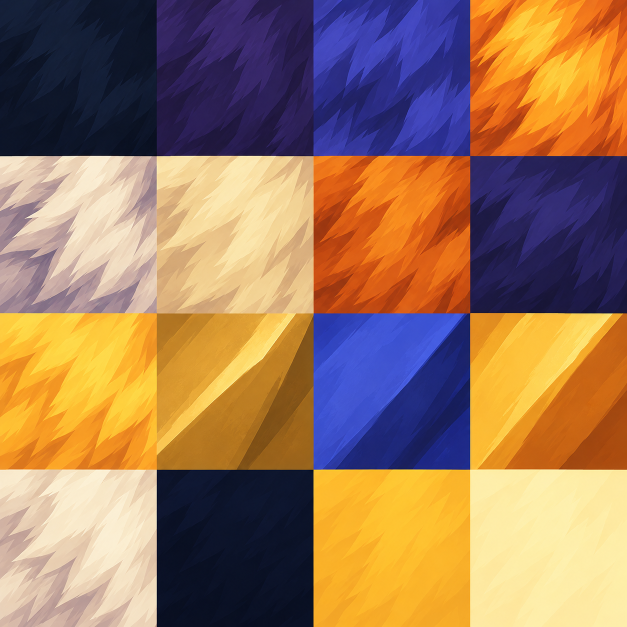
#> input picture assets/source/elemental-spirits/models/SilverManeBeast/SilverManeAtlas_painted.png, 1254 x 1254 px (shown at 1/2 size)
$ python build_silvermane.py
#> lines starting #> are read from the running program, lines starting #| are printed output that depends on the picture
### assets/source/elemental-spirits/models/EmberBird/primitives.py
"""Original wood-element companion. Reuses the established mesh/rig schema."""
import math,json,pathlib,struct
import numpy as np
from PIL import Image,ImageDraw,ImageFilter
ROOT=pathlib.Path(__file__).resolve().parent;OUT=ROOT/'original';OUT.mkdir(exist_ok=True)
PAL=['183428','344835','547b42','789e50','a7be65','ded092','846143','5f472e','b19c69','e9b985','4c7d3c','73a347','bace73','17291f','ecc264','f9efd0']
colors=[tuple(bytes.fromhex(x)) for x in PAL];parts=[]
def mesh(name,v,f,col,bone,smooth=False,facecols=None):parts.append(dict(name=name,verts=v,faces=f,color=col,bone=bone,smooth=smooth,facecols=facecols))
def ellipsoid(name,c,r,col,bone,n=10,k=5):
 v=[(c[0],c[1],c[2]-r[2])]
 for j in range(1,k):
  p=-math.pi/2+j*math.pi/k
  for i in range(n):
   a=2*math.pi*i/n;v.append((c[0]+r[0]*math.cos(p)*math.cos(a),c[1]+r[1]*math.cos(p)*math.sin(a),c[2]+r[2]*math.sin(p)))
 v.append((c[0],c[1],c[2]+r[2]));f=[]
 for i in range(n):f.append((0,1+(i+1)%n,1+i))
 for j in range(k-2):
  for i in range(n):a=1+j*n+i;b=1+j*n+(i+1)%n;f.extend([(a,b,b+n),(a,b+n,a+n)])
 for i in range(n):f.append((len(v)-1,1+(k-2)*n+i,1+(k-2)*n+(i+1)%n))
 mesh(name,v,f,col,bone,True)
def tube(name,cs,rs,col,bone,n=7):
 v=[]
 for j,(c,r) in enumerate(zip(cs,rs)):
  t=np.array(cs[min(j+1,len(cs)-1)])-np.array(cs[max(j-1,0)]);t=t/np.linalg.norm(t);axis=np.array([0.,1.,0.])
  if abs(np.dot(axis,t))>.9:axis=np.array([1.,0.,0.])
  a=np.cross(t,axis);a/=np.linalg.norm(a);b=np.cross(t,a)
  for i in range(n):u=2*math.pi*i/n;v.append((np.array(c)+r*(a*math.cos(u)+b*math.sin(u))).tolist())
 f=[]
 for j in range(len(cs)-1):
  for i in range(n):a=j*n+i;b=j*n+(i+1)%n;f.extend([(a,b,b+n),(a,b+n,a+n)])
 for i in range(1,n-1):f.extend([(0,i+1,i),((len(cs)-1)*n,(len(cs)-1)*n+i,(len(cs)-1)*n+i+1)])
 mesh(name,v,f,col,bone,True)
def leaf(name,start,end,width,col,bone,bend=0,normal_hint=(1.,0.,0.)):
 # Closed 3D lanceolate leaf, a pronounced center ridge and tapered tips, not a billboard.
 a=np.array(start,float);b=np.array(end,float);d=b-a;tangent=d/np.linalg.norm(d)
 normal=np.array(normal_hint);side=np.cross(tangent,normal);side/=np.linalg.norm(side)
 normal=np.cross(side,tangent);normal/=np.linalg.norm(normal)
 v=[];N=7
 for back in [False,True]:
  for j in range(N):
   t=j/(N-1);center=a+d*t+normal*bend*math.sin(math.pi*t)
   w=max(.20,width*math.sin(math.pi*t)**.8)
   for u in [-1,0,1]:
    ridge=(1-abs(u))*2.0*math.sin(math.pi*t);offset=(-.7 if back else .7)+(0 if back else ridge)
    v.append((center+side*w*u+normal*offset).tolist())
 f=[];fc=[]
 for back in [False,True]:
  off=21 if back else 0
  for j in range(N-1):
   for k in range(2):
    aa=off+j*3+k;bb=aa+1;cc=aa+3;dd=bb+3
    f.extend([(aa,cc,dd),(aa,dd,bb)] if back else [(aa,bb,dd),(aa,dd,cc)]);fc.extend([col,col])
 perimeter=[j*3 for j in range(N)]+[(N-1)*3+1,(N-1)*3+2]+[j*3+2 for j in range(N-2,-1,-1)]+[1]
 for i,aa in enumerate(perimeter):bb=perimeter[(i+1)%len(perimeter)];f.extend([(aa,bb+21,aa+21),(aa,bb,bb+21)]);fc.extend([10,10])
 mesh(name,v,f,col,bone,False,fc)
 parts[-1]['uvs']=[[(u+1)/2,j/(N-1)] for back in [False,True] for j in range(N) for u in [-1,0,1]]

### assets/source/elemental-spirits/models/SilverManeBeast/build_silvermane.py
"""Original long-bodied metal-element beast. Existing MDX schema and primitives."""
from primitives import parts,mesh,ellipsoid,tube,leaf
import math,json,pathlib,struct
import numpy as np
from PIL import Image,ImageDraw,ImageFilter
ROOT=pathlib.Path(__file__).resolve().parent;OUT=ROOT/'original';OUT.mkdir(exist_ok=True)
PAL=['152039','30285a','444294','eea52f','f0e4c5','f2dfae','d67825','292951','ffd161','dba137','414ea2','e8ab34','f4e9ce','101629','f4bc35','fff0b4'];colors=[tuple(bytes.fromhex(s)) for s in PAL]
bones=[dict(name='Root',parent=-1,pivot=[0,0,0]),dict(name='Spine',parent=0,pivot=[-2,0,29]),dict(name='NarrowWolfHead',parent=1,pivot=[29,0,36]),dict(name='TailBase',parent=1,pivot=[-32,0,31]),dict(name='TailTip',parent=3,pivot=[-57,0,37]),dict(name='FrontLeft',parent=0,pivot=[20,11,26]),dict(name='FrontRight',parent=0,pivot=[20,-11,26]),dict(name='HindLeft',parent=0,pivot=[-23,10,26]),dict(name='HindRight',parent=0,pivot=[-23,-10,26]),dict(name='EarLeft',parent=2,pivot=[36,6,45]),dict(name='EarRight',parent=2,pivot=[36,-6,45])]
ellipsoid('long silver torso',(-4,0,29),(34,13,13),3,1,n=14,k=6)
ellipsoid('dark lean underside',(-1,0,23),(28,10,8),2,1,n=12,k=4)
ellipsoid('strong shoulders',(18,0,31),(13,15,16),4,1,n=12,k=5)
ellipsoid('haunch',(-25,0,29),(13,12,13),3,1,n=10,k=5)
tube('arched neck',[(22,0,31),(29,0,37),(36,0,39)],[11,10,8],4,2,n=10)
ellipsoid('slender wedge skull',(42,0,39),(13,9.5,10),8,2,n=12,k=5)
tube('tapered long muzzle',[(45,0,36),(53,0,34),(63,0,33)],[6.4,5.2,3.2],4,2,n=8)
ellipsoid('lower jaw',(53,0,31),(11,4.2,3.5),3,2,n=10,k=4)
ellipsoid('dark pointed nose',(64,0,33),(3.2,3.4,2.6),0,2,n=8,k=4)
for s in [-1,1]:
 ellipsoid('narrow eye socket '+str(s),(46,s*7.8,41.4),(4.4,1.2,2),0,2,n=8,k=3)
 ellipsoid('small amber iris '+str(s),(47,s*8.7,41.5),(2.1,.40,1.5),14,2,n=8,k=3)
 ellipsoid('slit pupil '+str(s),(47.4,s*9,41.5),(.4,.15,.87),13,2,n=6,k=3)
 tube('heavy slanted brow '+str(s),[(41,s*7.2,44.3),(45,s*8.2,43.5),(49,s*6.8,43.2)],[1.6,1.4,.9],2,2,n=6)
 tube('muzzle crease '+str(s),[(62,s*2.4,31.3),(54,s*4.6,30.6),(46,s*5.5,32)],[.3,.35,.25],1,2,n=5)
 # Thin blade-like ears and backward cheek tufts make a predatory, non-round face.
 leaf('silver pointed ear '+str(s),(35,s*5.8,44),(31,s*11,57),4.6,8,9 if s==1 else 10,bend=-1)
 leaf('dark ear inset '+str(s),(35.8,s*6,47),(32,s*10.2,55),2.2,2,9 if s==1 else 10,bend=-.2)
 leaf('cheek mane '+str(s),(35,s*6,37),(22,s*17,32),6,12,2,bend=2)
 leaf('shoulder silver tuft '+str(s),(18,s*11,36),(8,s*22,29),6,12,1,bend=1)
# Narrow overlapping steel plates, not an enclosing turtle shell.
for i,x in enumerate([19,7,-5,-17]):
 leaf('dorsal steel blade '+str(i),(x+5,0,40),(x-8,0,49 if i<2 else 44),7 if i<2 else 6,11,1,bend=1)
for s in [-1,1]:
 leaf('brass cheek flash '+str(s),(38,s*7,43),(31,s*10,51),2.0,9,2,bend=0)
tube('long flowing tail base',[(-30,0,31),(-43,1,33),(-56,2,39)],[7.8,9.2,8.1],3,3,n=9)
tube('silver brush tail',[(-55,2,39),(-67,3,46),(-79,4,48),(-84,4,44)],[8.4,8.2,4,.15],8,4,n=9)
leaf('tail steel tip',(-69,3,47),(-86,4,48),4.5,11,4,bend=1)
for i,(x,y) in enumerate([(20,11),(20,-11),(-23,10),(-23,-10)]):
 s=1 if y>0 else -1;fore=x>0;bi=5+i
 tube('bent long leg '+str(i),[(x,y,26),(x+(-4 if fore else 5),y+s*2,17),(x+(0 if fore else -3),y+s*3,8)],[5.1,4.2,3.4],3,bi,n=8)
 ellipsoid('long paw '+str(i),(x+3,y+s*3,5.4),(7.5,5,3.1),4,bi,n=8,k=4)
 for j in [-1,0,1]:ellipsoid('small steel claw '+str(i)+' '+str(j),(x+8,y+s*3+j*2,4.7),(2.5,.8,1.2),9,bi,n=5,k=3)
 ellipsoid('steel wrist '+str(i),(x,y+s*3,9),(4.1,4.1,2.8),10,bi,n=8,k=3)

seqs=[('Stand',0,2000,True),('Walk',2100,3100,True),('Attack',3200,3900,False),('Death',4000,5400,False),('Portrait',5500,7500,True)]
def q(axis,a):s=math.sin(a/2);return [axis[0]*s,axis[1]*s,axis[2]*s,math.cos(a/2)]
for bi,b in enumerate(bones):
 tracks={'KGTR':[],'KGRT':[],'KGSC':[]}
 for name,a,z,loop in seqs:
  for i in range(17):
   u=i/16;t=round(a+(z-a)*u);w=math.sin(2*math.pi*u);tr=[0,0,0];rot=[0,0,0,1];sc=[1,1,1]
   if name in ['Stand','Portrait']:
    if bi==1:tr[2]=.45*(1-math.cos(2*math.pi*u));sc=[1,1,1+.014*(1-math.cos(2*math.pi*u))]
    if bi==2:rot=q([0,0,1],.035*w)
    if bi==3:rot=q([0,0,1],.08*w)
    if bi==4:rot=q([0,0,1],.13*w)
    if bi in [9,10]:rot=q([1,0,0],(.05 if bi==9 else -.05)*w)
   elif name=='Walk':
    if bi==1:tr[2]=.7*(1-math.cos(4*math.pi*u));rot=q([1,0,0],.025*w)
    if bi==2:rot=q([0,1,0],.025*w)
    if bi in [3,4]:rot=q([0,0,1],(.1 if bi==3 else .16)*w)
    if bi in [5,6,7,8]:
     p=(0,.5,.5,0)[bi-5];v=math.sin(2*math.pi*(u+p));tr=[5.2*v,0,max(0,math.cos(2*math.pi*(u+p)))*3.2];rot=q([0,1,0],-.035*v)
   elif name=='Attack':
    k=math.sin(math.pi*u)
    if bi==1:tr=[5*k,0,1.8*k]
    if bi==2:tr=[6*k,0,0];rot=q([0,1,0],.12*k)
    if bi in [5,6]:tr=[4*k,0,1.5*k]
    if bi in [3,4]:rot=q([0,0,1],-.15*k)
   else:
    e=3*u*u-2*u*u*u
    if bi==0:tr=[0,0,-3.5*e]
    if bi==1:tr=[-2*e,0,-4.5*e];rot=q([1,0,0],.08*e)
    if bi==2:rot=q([0,1,0],.38*e)
    if bi in [5,6,7,8]:sc=[1,1,1-.13*e]
    if bi in [3,4]:rot=q([0,0,1],.20*e)
    if bi in [9,10]:rot=q([0,1,0],-.3*e)
   for tag,val in [('KGTR',tr),('KGRT',rot),('KGSC',sc)]:tracks[tag].append([t,val])
 b['tracks']=tracks
# Display-only animations append keys after all five original intervals.
# Original 85 keys per track stay byte-identical after Float32 encoding.
display_seqs=[('Display Float',8000,10000,True),('Display Jump',10100,10900,False),('Display Spin',11000,12200,False),('Display Sleep',12300,15300,True),('Display Cast',15400,16600,False)]
for bi,b in enumerate(bones):
 for name,a,z,loop in display_seqs:
  for i in range(17):
   u=i/16;t=round(a+(z-a)*u);w=math.sin(2*math.pi*u);pulse=math.sin(math.pi*u)
   tr=[0,0,0];rot=[0,0,0,1];sc=[1,1,1]
   if name=='Display Float':
    if bi==0:tr[2]=4+2.5*w
    if bi==1:rot=q([1,0,0],.025*w)
    if bi in [3,4]:rot=q([0,0,1],(.10 if bi==3 else .18)*w)
    if bi in [5,6,7,8]:rot=q([0,1,0],.10)
   elif name=='Display Jump':
    if bi==0:tr[2]=22*pulse
    if bi==1:rot=q([0,1,0],-.12*math.sin(2*math.pi*u))
    if bi in [5,6,7,8]:tr[2]=5*pulse;rot=q([0,1,0],(.18 if bi<7 else -.18)*pulse)
    if bi in [3,4]:rot=q([0,1,0],-.18*pulse)
   elif name=='Display Spin':
    if bi==0:rot=q([0,0,1],2*math.pi*u);tr[2]=3*pulse
    if bi in [3,4]:rot=q([0,0,1],-.28*pulse)
   elif name=='Display Sleep':
    if bi==0:tr[2]=-2
    if bi==1:tr[2]=-8+.45*w
    if bi==2:rot=q([0,1,0],.32+.025*w)
    if bi in [5,6,7,8]:sc=[1,1,.70];rot=q([0,1,0],(.15 if bi<7 else -.15))
    if bi in [3,4]:rot=q([0,0,1],.35+.035*w)
    if bi in [9,10]:rot=q([0,1,0],-.25)
   elif name=='Display Cast':
    if bi==0:tr[2]=4*pulse
    if bi==1:rot=q([0,1,0],-.16*pulse)
    if bi==2:rot=q([0,1,0],-.20*pulse)
    if bi in [5,6]:tr[2]=6*pulse;rot=q([0,1,0],-.22*pulse)
    if bi in [3,4]:rot=q([0,0,1],(.15 if bi==3 else .25)*math.sin(4*math.pi*u))
   for tag,val in [('KGTR',tr),('KGRT',rot),('KGSC',sc)]:b['tracks'][tag].append([t,val])
seqs+=display_seqs
attachments=[dict(name='Origin Ref',parent=0,pivot=[0,0,0],attachmentId=0),dict(name='Head Ref',parent=2,pivot=[43,0,49],attachmentId=1)]
(OUT/'silvermane-source.json').write_text(json.dumps(dict(name='SilverManeBeast_Cartoon_v2',version=800,parts=parts,bones=bones,sequences=[dict(name=n,start=a,end=z,loop=lo) for n,a,z,lo in seqs],palette=colors,attachments=attachments)))
# Approved vivid cartoon direction. Imagegen-authored 4x4 atlas, resized only;
# existing padded tile UVs remain valid and preserve the single-texture budget.
atlas=Image.open(ROOT/'SilverManeAtlas_painted.png').convert('RGB').resize((256,256),Image.Resampling.LANCZOS)
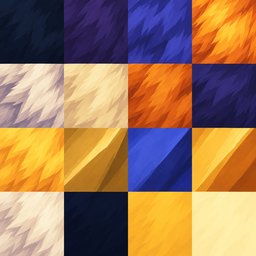
#> atlas: PIL image 256x256 RGB; mean R, G, B 156.4, 120.3, 92
atlas.save(OUT/'SilverManeAtlas_source.png');quant=atlas.quantize(colors=256,method=Image.Quantize.MEDIANCUT);pal=quant.getpalette();offsets=[0]*16;sizes=[0]*16;blobs=[];off=1180
#> after `pal = quant.getpalette()`: pal = 768 values, max 254 at index 0, min 5 at index 765, mean 120.9
for i in range(9):
 sz=max(1,256>>i);idx=atlas.resize((sz,sz),Image.Resampling.BOX).quantize(palette=quant,dither=Image.Dither.NONE).tobytes();offsets[i]=off;sizes[i]=len(idx);off+=len(idx);blobs.append(idx)
#> this loop made 9 passes
#> off on passes 1 to 9: 66716, 83100, 87196, 88220, 88476, 88540, 88556, 88560, 88561
#> after the loop, blobs = 9 items; off = 88561; offsets = [1180, 66716, 83100, 87196, 88220, 88476, 88540, 88556, 88560, 0, 0, 0, 0, 0, 0, 0]; sizes = [65536, 16384, 4096, 1024, 256, 64, 16, 4, 1, 0, 0, 0, 0, 0, 0, 0]
(OUT/'SilverManeAtlas.blp').write_bytes(b'BLP1'+struct.pack('<6I',1,0,256,256,5,1)+struct.pack('<16I',*offsets)+struct.pack('<16I',*sizes)+b''.join(bytes([pal[i*3+2],pal[i*3+1],pal[i*3],255]) for i in range(256))+b''.join(blobs))
print(json.dumps({'triangles':sum(len(p['faces']) for p in parts),'bones':len(bones)}))
